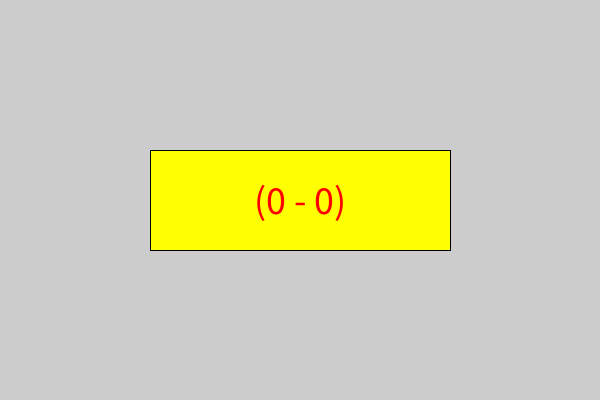
Frame 1 (no input)
Frame 60 (the mouse pressed at the canvas centre just before this capture): identical to frame 1, image omitted
Frame 120 (the mouse held since frame 60 and released just before this capture): identical to frame 1, image omitted

The Processing sketch that drew this single still picture (run headless with seeded random() and noise(); from frame 60 on, the mouse is pressed at the canvas centre):

// Processing sketch: opgave_3_6
// ── opgave_3_6.pde
int mousex;
int mousey;

void setup(){
  size (600,400);
};

void draw (){
  rechthoek();
  text();
};

void rechthoek(){
  rectMode(CENTER);
  fill(#FEFF03);
  rect(width/2,height/2,width/2,height/4);
};

void text(){  
  fill(255,0,0);
  textSize(height/10);
  textAlign(CENTER, CENTER);
  text("(" + mousex +" - " + mousey+ ")",width/2,height/2);
};

void mouseClicked(){
   if (mouseY%2==0 || mouseX%2==0) {
     mousex = mouseX;
     mousey = mouseY;
     } 
};
